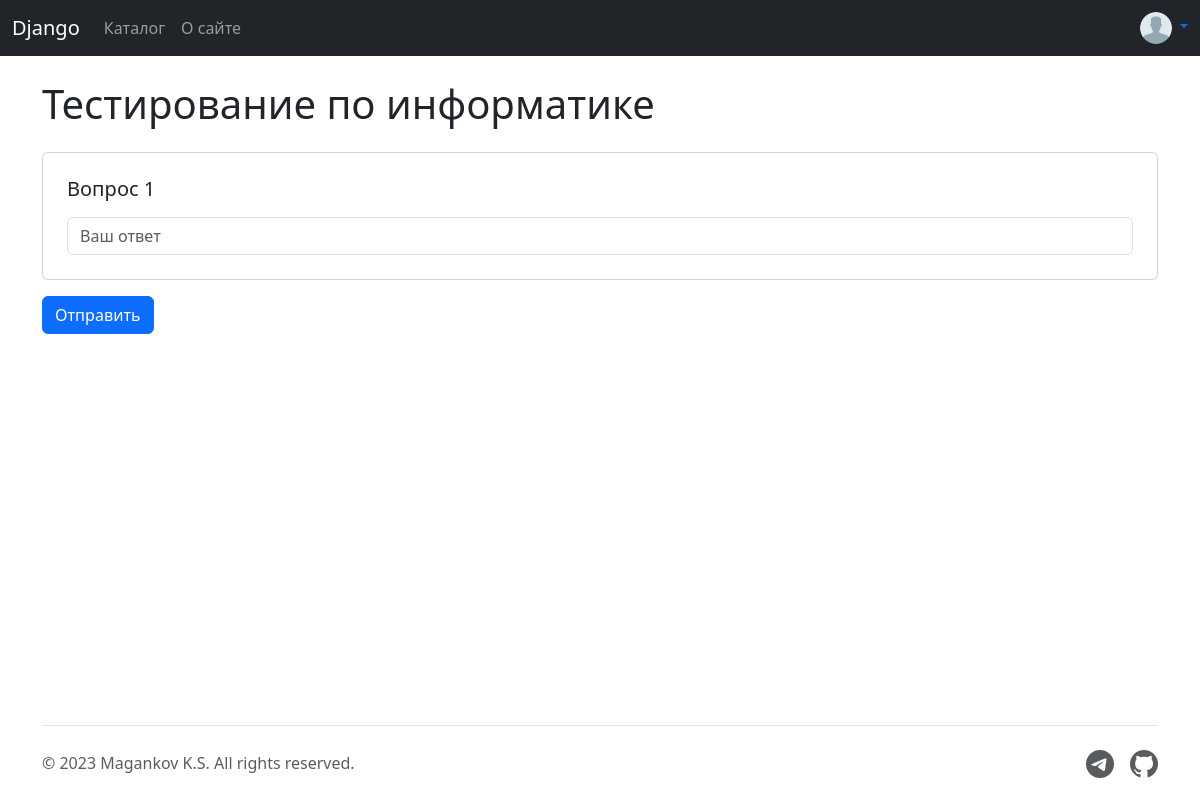
Screenshot of /testing/testirovanie-po-informatike (signed in) with the database file from the repository.
### tester_app/models.py (models this page shows, shortened)
class Testing(models.Model):
    TYPE_CHOICES = (
        ('TEST', 'Тест'),
        ('INTERPRETER', 'Интерпретатор'),
    )
    name = models.CharField(max_length=50)
    description = models.TextField(max_length=150)
    type = models.CharField(max_length=15, choices=TYPE_CHOICES, default='TEST')
    slug = AutoSlugField(populate_from='name', unique=True, slugify=slugify_value)
    objects = models.Manager()

class Question(models.Model):
    test = models.ForeignKey(Testing, on_delete=models.CASCADE)
    text_question = models.TextField(max_length=150)
    correct_answer = models.TextField(max_length=150)
    objects = models.Manager()

### tester_app/views.py (the view, shortened to what this page needs)
# urls.py: path("testing/<slug:test_slug>", views.testing_view, name="testing"),
@login_required(login_url='login')
def testing_view(request, test_slug):
    context['title'] = 'Тестирование'
    context['has_header'] = True
    testing_data = Testing.objects.get(slug=test_slug)
    questions = testing_data.question_set
    context['data'] = {'test': testing_data,
                       'questions': questions.all}
    return render(request, 'tester_app/testing.html', context)

### tester_app/forms.py (shortened to what this page needs)
class LoginForm(forms.Form):
    username = forms.CharField(max_length=100, label='Логин',
                               widget=forms.TextInput(attrs={"class": "form-control rounded-3",
                                                             "placeholder": "Enter your username"}))
    password = forms.CharField(max_length=100, label='Пароль',
                               widget=forms.PasswordInput(attrs={"class": "form-control rounded-3",
                                                                 "placeholder": "Enter your password"}))

class UpdateUserForm(forms.ModelForm):
    last_name = forms.CharField(max_length=100, label='Фамилия',
                                widget=forms.TextInput(attrs={"class": "form-control",
                                                              "placeholder": "Иванов"}))
    first_name = forms.CharField(max_length=100, label='Имя',
                                 widget=forms.TextInput(attrs={"class": "form-control",
                                                               "placeholder": "Дмитрий"}))
    username = forms.CharField(max_length=50, label='Имя пользователя',
                               widget=forms.TextInput(attrs={"class": "form-control",
                                                             "placeholder": "ivanov_dmitry"}))
    email = forms.EmailField(max_length=100, label='E-mail*', required=False,
                             widget=forms.EmailInput(attrs={"class": "form-control",
                                                            "placeholder": "user@yandex.ru"}))
    class Meta:
        model = User
        fields = ['last_name', 'first_name', 'username', 'email']

### templates/tester_app/testing.html (shortened to what this page needs)
{% extends "tester_app/base.html" %}
{% block body %}
<div class="container mb-4">
    <h1 class="mb-4">{{data.test.name}}</h1>
    <form method="POST">
        <div class="row mx-0 g-3">
            {% for q in data.questions %}
            <div class="card">
                <div class="card-body py-4">
                    <h5 class="mb-3">{{ q.text_question }}</h5>
                    <input type="text" name="{{q.id}}" class="form-control"
                           maxlength="100" placeholder="Ваш ответ" required=""
                           id="{{q.id}}">
                </div>
            </div>
            {% endfor %}
            <div class="d-flex p-0">
                <button type="submit" class="btn btn-primary">Отправить</button>
            </div>
        </div>
    </form>
</div>
{% endblock %}

### static/tester_app/css/style.css (style rules this page uses)
body, html { height: 100%; }
body { display: flex; flex-direction: column; height: 100%; }

### rows the page displays
Testing: test.name "Тестирование по информатике"
Question: text_question "Вопрос 1"
